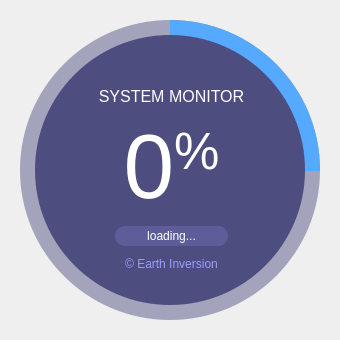
<?xml version="1.0" encoding="UTF-8"?>
<ui version="4.0">
 <class>SplashScreen</class>
 <widget class="QMainWindow" name="SplashScreen">
  <property name="geometry">
   <rect>
    <x>0</x>
    <y>0</y>
    <width>340</width>
    <height>340</height>
   </rect>
  </property>
  <property name="windowTitle">
   <string>MainWindow</string>
  </property>
  <widget class="QWidget" name="centralwidget">
   <widget class="QFrame" name="circularProgressBarBase">
    <property name="geometry">
     <rect>
      <x>10</x>
      <y>10</y>
      <width>320</width>
      <height>320</height>
     </rect>
    </property>
    <property name="frameShape">
     <enum>QFrame::NoFrame</enum>
    </property>
    <property name="frameShadow">
     <enum>QFrame::Raised</enum>
    </property>
    <widget class="QFrame" name="circularProgress">
     <property name="geometry">
      <rect>
       <x>10</x>
       <y>10</y>
       <width>300</width>
       <height>300</height>
      </rect>
     </property>
     <property name="styleSheet">
      <string notr="true">QFrame{
	border-radius: 150px;
	background-color: qconicalgradient(cx:0.5, cy:0.5, angle:90, stop:0.749 rgba(255, 0, 127, 0), stop:0.750 rgba(85, 170, 255, 255));
}</string>
     </property>
     <property name="frameShape">
      <enum>QFrame::NoFrame</enum>
     </property>
     <property name="frameShadow">
      <enum>QFrame::Raised</enum>
     </property>
    </widget>
    <widget class="QFrame" name="circularBg">
     <property name="geometry">
      <rect>
       <x>10</x>
       <y>10</y>
       <width>300</width>
       <height>300</height>
      </rect>
     </property>
     <property name="styleSheet">
      <string notr="true">QFrame{
	border-radius: 150px;
	background-color: rgba(77, 77, 127, 120);
}</string>
     </property>
     <property name="frameShape">
      <enum>QFrame::NoFrame</enum>
     </property>
     <property name="frameShadow">
      <enum>QFrame::Raised</enum>
     </property>
    </widget>
    <widget class="QFrame" name="container">
     <property name="geometry">
      <rect>
       <x>25</x>
       <y>25</y>
       <width>270</width>
       <height>270</height>
      </rect>
     </property>
     <property name="styleSheet">
      <string notr="true">QFrame{
	border-radius: 135px;
	background-color: rgb(77, 77, 127);
}</string>
     </property>
     <property name="frameShape">
      <enum>QFrame::NoFrame</enum>
     </property>
     <property name="frameShadow">
      <enum>QFrame::Raised</enum>
     </property>
     <widget class="QWidget" name="layoutWidget">
      <property name="geometry">
       <rect>
        <x>40</x>
        <y>50</y>
        <width>193</width>
        <height>191</height>
       </rect>
      </property>
      <layout class="QGridLayout" name="gridLayout">
       <item row="0" column="0">
        <widget class="QLabel" name="labelTitle">
         <property name="font">
          <font>
           <family>Helvetica Neue</family>
           <pointsize>12</pointsize>
          </font>
         </property>
         <property name="styleSheet">
          <string notr="true">background-color: none;
color: #FFFFFF</string>
         </property>
         <property name="text">
          <string>&lt;html&gt;&lt;head/&gt;&lt;body&gt;&lt;p&gt;SYSTEM MONITOR&lt;/p&gt;&lt;/body&gt;&lt;/html&gt;</string>
         </property>
         <property name="alignment">
          <set>Qt::AlignCenter</set>
         </property>
        </widget>
       </item>
       <item row="1" column="0">
        <widget class="QLabel" name="labelPercentage">
         <property name="font">
          <font>
           <family>Helvetica Neue</family>
           <pointsize>68</pointsize>
          </font>
         </property>
         <property name="styleSheet">
          <string notr="true">background-color: none;
color: #FFFFFF</string>
         </property>
         <property name="text">
          <string>&lt;p&gt;&lt;span style=&quot; font-size:68pt;&quot;&gt;0&lt;/span&gt;&lt;span style=&quot; font-size:58pt; vertical-align:super;&quot;&gt;%&lt;/span&gt;&lt;/p&gt;</string>
         </property>
         <property name="alignment">
          <set>Qt::AlignCenter</set>
         </property>
        </widget>
       </item>
       <item row="2" column="0">
        <widget class="QLabel" name="labelLoadingInfo">
         <property name="minimumSize">
          <size>
           <width>0</width>
           <height>20</height>
          </size>
         </property>
         <property name="maximumSize">
          <size>
           <width>16777215</width>
           <height>20</height>
          </size>
         </property>
         <property name="font">
          <font>
           <family>Helvetica Neue</family>
           <pointsize>9</pointsize>
          </font>
         </property>
         <property name="styleSheet">
          <string notr="true">QLabel{
	border-radius: 10px;	
	background-color: rgb(93, 93, 154);
	color: #FFFFFF;
	margin-left: 40px;
	margin-right: 40px;
}</string>
         </property>
         <property name="frameShape">
          <enum>QFrame::NoFrame</enum>
         </property>
         <property name="text">
          <string>loading...</string>
         </property>
         <property name="alignment">
          <set>Qt::AlignCenter</set>
         </property>
        </widget>
       </item>
       <item row="3" column="0">
        <widget class="QLabel" name="labelCredits">
         <property name="styleSheet">
          <string notr="true">background-color: none;
color: rgb(155, 155, 255);
font-size: 12px;</string>
         </property>
         <property name="text">
          <string>&lt;span&gt;&amp;#169;&lt;/span&gt; Earth Inversion</string>
         </property>
         <property name="alignment">
          <set>Qt::AlignCenter</set>
         </property>
        </widget>
       </item>
      </layout>
     </widget>
    </widget>
    <zorder>circularBg</zorder>
    <zorder>circularProgress</zorder>
    <zorder>container</zorder>
   </widget>
  </widget>
 </widget>
 <resources/>
 <connections/>
</ui>
